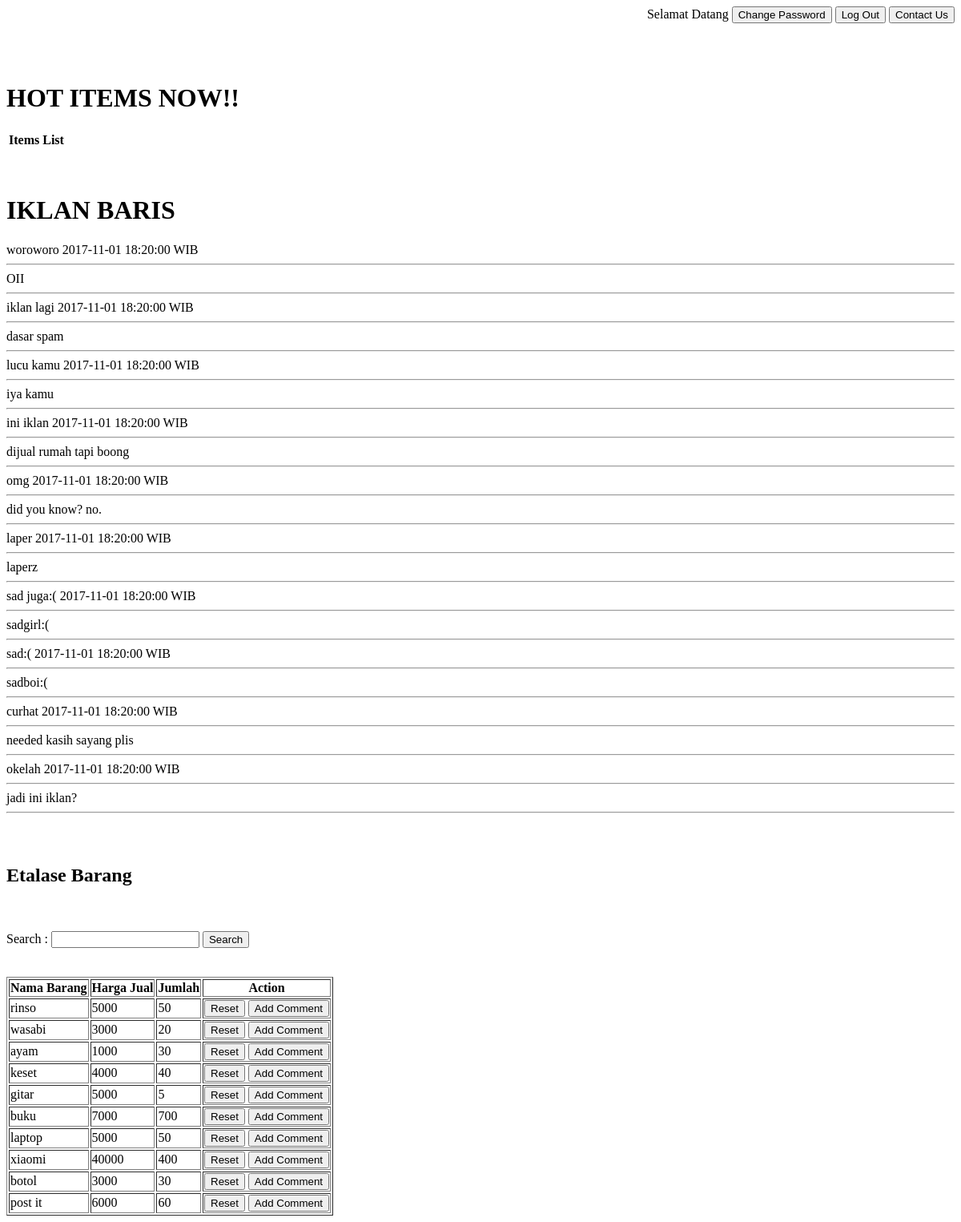
The page /index.php/user on the database as committed earlier.
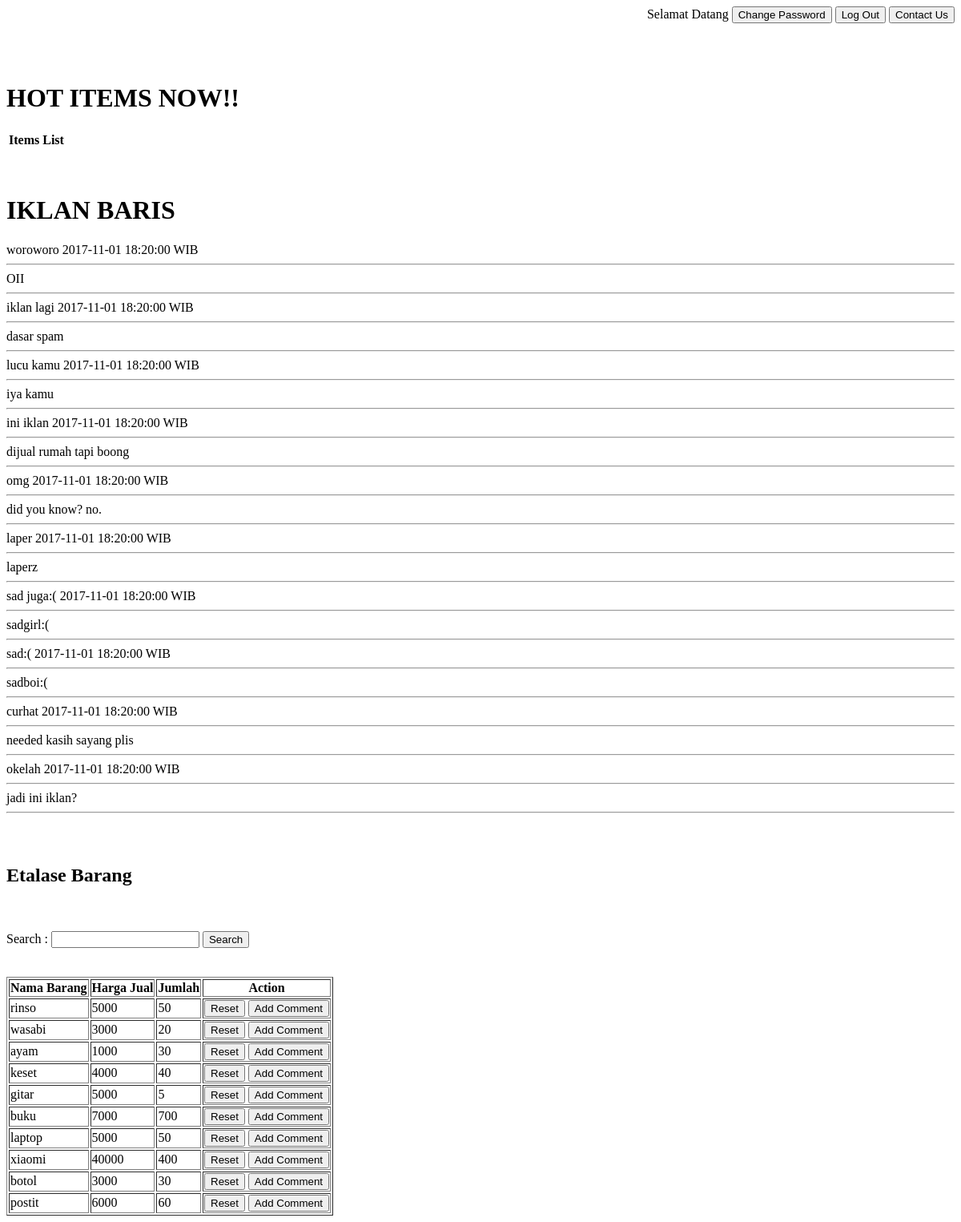
The same page on the database as committed later.
### tables this page shows
CREATE TABLE `iklan` (
  `ID_IKLAN` int(11) NOT NULL,
  `JUDUL_IKLAN` varchar(100) NOT NULL,
  `ISI_IKLAN` varchar(100) NOT NULL,
  `TIMESTAMP` timestamp NOT NULL DEFAULT CURRENT_TIMESTAMP
);

CREATE TABLE `barang` (
  `ID_BARANG` int(11) NOT NULL,
  `NAMA_BARANG` varchar(50) NOT NULL,
  `HARGA_BARANG` int(11) NOT NULL,
  `JUMLAH_BARANG` int(11) NOT NULL,
  `HOT_BARANG` int(1) NOT NULL DEFAULT '0'
);

### application/controllers/User.php (called while the page is built, shortened)
<?php
class User extends CI_Controller{
	function __construct(){
		$this->load->helper(array('url','form','cookie'));
		$this->load->library(array('form_validation','session'));
		$models=array(
			'M_User'=>'user',
			'M_Barang'=>'barang',
			'M_Iklan'=>'iklan'
		);
		$this->load->model($models);
	}
	public function index(){
		if($this->input->post('btnBackUser')==true){
			redirect('User/index');
		}else if($this->input->post('btnChangePassword')){
			redirect('User/changePassword');
		}else if($this->input->post('btnContactUs')){
			redirect('Contact/index');
		}
		else{
			$history=$this->session->userdata('searchItem');
			$this->session->set_userdata('searchItem',$history);
			$data['reset']=$this->session->userdata('canReset');
			$data['fill']=$this->session->userdata('searchItem');
			$data['newfill']=json_decode(json_encode($data['fill']),true);
			$data['user']=$this->user->getUserName($this->session->userdata('username'));
			$data['barang']=$this->barang->getAllBarang();
			$data['hotBarang']=$this->barang->getHotBarang();
			$data['iklan']=$this->iklan->getAllIklan();
			$this->load->view('user_view',$data);
		}
	}
}
?>

### index.php (called while the page is built, shortened)
<?php
require_once BASEPATH.'core/CodeIgniter.php';

### application/models/M_Iklan.php (called while the page is built, shortened)
<?php
class M_Iklan extends CI_Model{
	public function getAllIklan(){
		$this->db->order_by("TIMESTAMP", "DESC");
		return $this->db->get('iklan')->result_array();
	}
}
?>

### application/models/M_Barang.php (called while the page is built, shortened)
<?php
class M_Barang extends CI_Model{
	public function getAllBarang(){
		return $this->db->get('barang')->result_array();
	}
}
?>

### application/views/user_view.php (the view, shortened to what this page needs)
<!DOCTYPE html>
<html lang="en">
<head>
	<link href="http://localhost/6478/resources/this.css" rel="stylesheet">
</head>
	<body>
		<div class="right">
		<?php
			echo form_open('User/index');
			echo"Selamat Datang ".$user[0]['NAME_USER']." ";
			echo form_submit('btnChangePassword','Change Password');
			echo form_submit('btnLogout','Log Out');
			echo form_submit('btnContactUs','Contact Us');
			echo "<br/> <br/>";
			echo form_close();
		?>
	</div>
		<br>
		<br>
<h1><b>HOT ITEMS NOW!!</b></h1>
	<table>
	<tr>
		<th>Items List</th>
	</tr>
	</table>
	<br>
	<br>
	<h1><b>IKLAN BARIS</b></h1>
	<?php for($i=0;$i<count($iklan);$i++){
	echo $iklan[$i]['JUDUL_IKLAN']." ";
		echo $iklan[$i]['TIMESTAMP']." WIB";
		echo "<br><hr>";
		echo $iklan[$i]['ISI_IKLAN'];
		echo "<br><hr>";
 	} ?>
 	<br><br>
		<h2><b>Etalase Barang</b></h2>
		<br>
		<br>
		<?php echo form_open('Barang/search');?>
		Search : <?php
		if($this->session->userdata('searchItem')!=""){
			$attribute=array('id'=>'search','autocomplete'=>'off');
		}else{
			$attribute=array('autocomplete'=>'off');
		}
		 echo form_input('txtSearch','',$attribute);?><?php echo form_submit('btnSearch','Search');?>
		<br>
		<?php echo form_close();?>
		<br>
		<br>
		<table border ='1'>
			<tr>
				<th>Nama Barang</th>
				<th>Harga Jual</th>
				<th>Jumlah</th>
				<th>Action</th>
			</tr>
		<?php
			for($i=0;$i<count($barang);$i++){?>
			<tr>
				<td><?php echo $barang[$i]["NAMA_BARANG"];?></td>
				<td><?php echo $barang[$i]["HARGA_BARANG"];?></td>
				<td><?php echo $barang[$i]["JUMLAH_BARANG"];?></td>
				<?php echo form_open('Comment/index');?>
				<td><?php
				 echo form_submit('btnResetBarang','Reset');
				 echo form_submit('btnAddComment','Add Comment');?>
				 </td>
				<?php echo form_close();?>
			</tr>
		<?php } ?>
		</table>
	</body>
</html>

### resources/this.css (style rules this page uses)
.right { text-align: right; }

Rows that differ between the two databases and show on the page:
changed barang: NAMA_BARANG "post it" → "postit"
